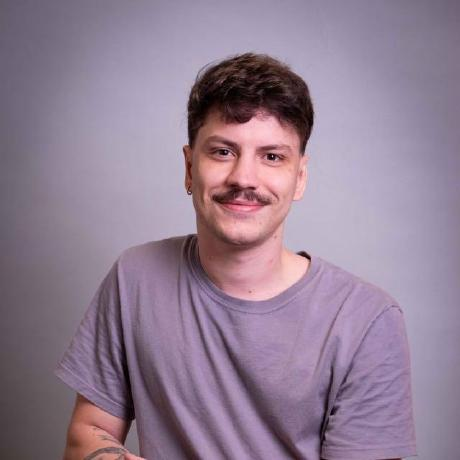
#> input picture assets/foto.png, 460 x 460 px, found by its file name
$ python avatar.py
#> lines starting #> are read from the running program, lines starting #| are printed output that depends on the picture; after the words box and inside, x2 and y2 are one past the last pixel; in counts of white or black regions, pixels touching at a corner belong together
# Gera assets/avatar.png no estilo duotone pontilhado (verde-escuro + laranja)
import numpy as np
from PIL import Image, ImageOps

PX = 3                      # tamanho do "pixel"
ESCURO = np.array([22, 78, 72])     # verde petroleo
CLARO = np.array([240, 128, 86])    # laranja
FUNDO = np.array([214, 196, 160])   # bege

img = Image.open("assets/foto.png").convert("L")
msk = Image.open("assets/mask.png").convert("L")
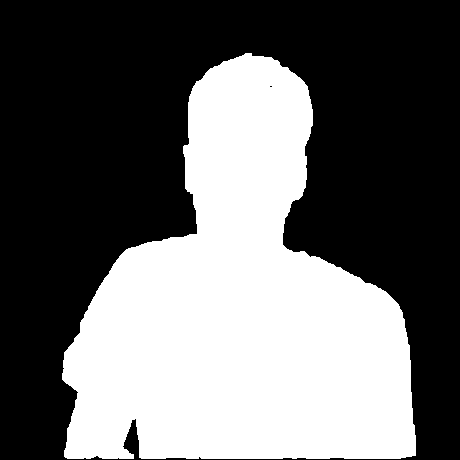
#> input picture assets/mask.png, 460 x 460 px, found by its file name
#> msk is the input picture: PIL image 460x460 L; 41.1% white; 1 white region, box (x1, y1, x2, y2) and area: (62, 53, 416, 459) 86919
S = 1024
w, h = img.size
#> w = 460; h = 460
box = (int(w*.12), int(h*.02), int(w*.88), int(h*.78))   # enquadra cabeca e ombros
#> box = (55, 9, 404, 358)
img = img.crop(box).resize((S, S), Image.LANCZOS)
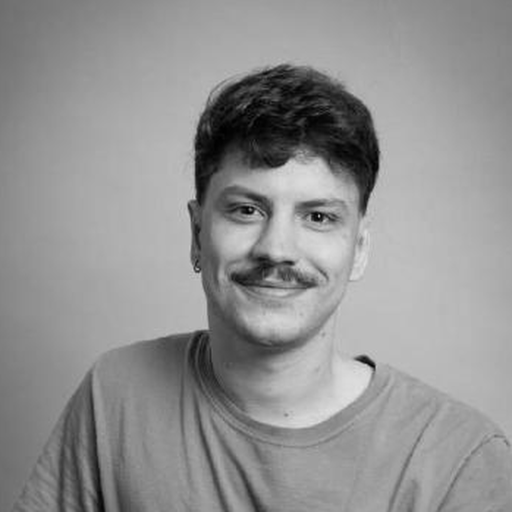
#> img: PIL image 1024x1024 L (shown at 1/2 size); min 0, max 226, mean 145.9
msk = msk.crop(box).resize((S, S), Image.LANCZOS)
#> msk: PIL image 1024x1024 L
n = S // PX
g = np.asarray(img.resize((n, n), Image.BOX), float) / 255
m = np.asarray(msk.resize((n, n), Image.BOX), float) / 255
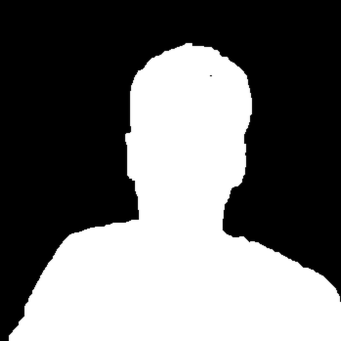
#> m: shape (341, 341) float64; min 0, max 1, mean 0.43
bayer = np.array([[0, 8, 2, 10], [12, 4, 14, 6], [3, 11, 1, 9], [15, 7, 13, 5]]) / 16
th = np.tile(bayer, (n // 4 + 1, n // 4 + 1))[:n, :n]
pv = g[m > .5]
lo, hi = np.percentile(pv, 3), np.percentile(pv, 97)
#> lo = 0.0706; hi = 0.812
g = np.clip((g - lo) / (hi - lo), 0, 1) ** 1.6      # contraste so na pessoa, sombras mais fortes
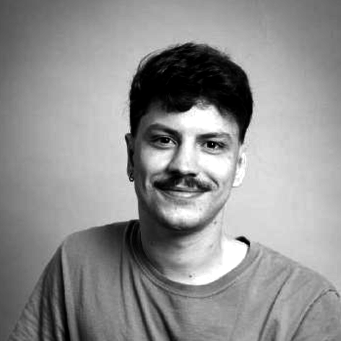
#> g: shape (341, 341) float64; min 0, max 1, mean 0.564
claro = g > th
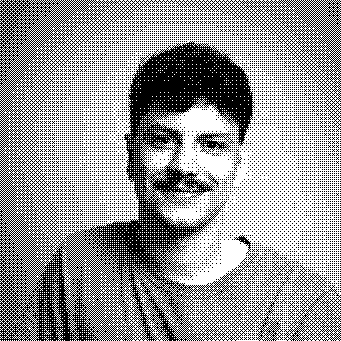
#> claro: shape (341, 341) bool; 59.6% white; black in thin lines or dots
out = np.where(claro[..., None], CLARO, ESCURO)
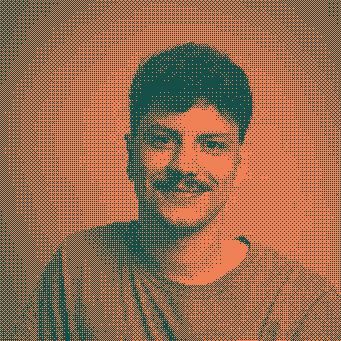
#> out: shape (341, 341, 3) int64; mean of channels 0, 1, 2 151.9, 107.8, 80.3; drawn as R, G, B
out = np.where((m > .5)[..., None], out, FUNDO).astype(np.uint8)
Image.fromarray(out).resize((S, S), Image.NEAREST).save("assets/avatar.png")
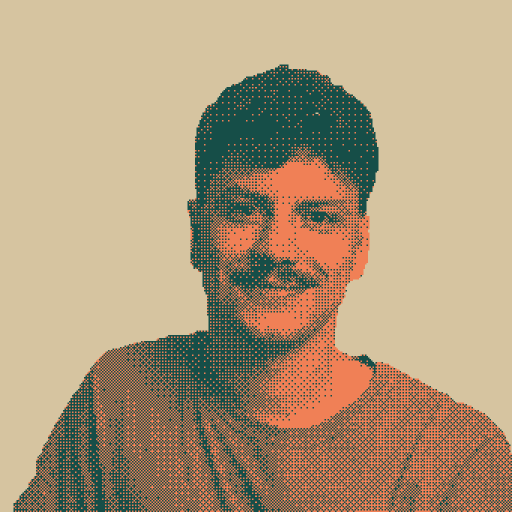
#> saved as avatar.png: PIL image 1024x1024 RGB (shown at 1/2 size); mean R, G, B 176.4, 155.5, 125
print("ok")
